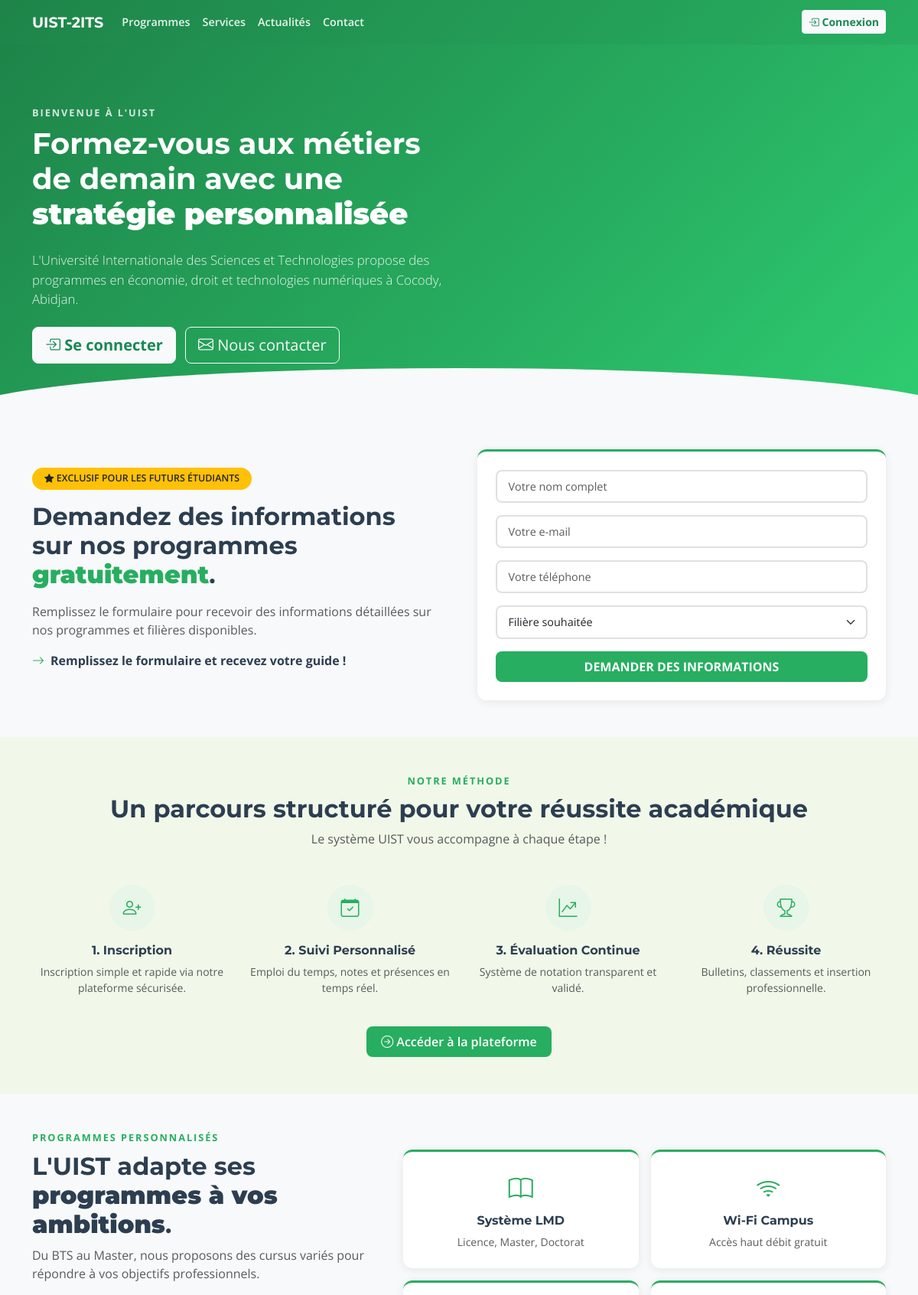
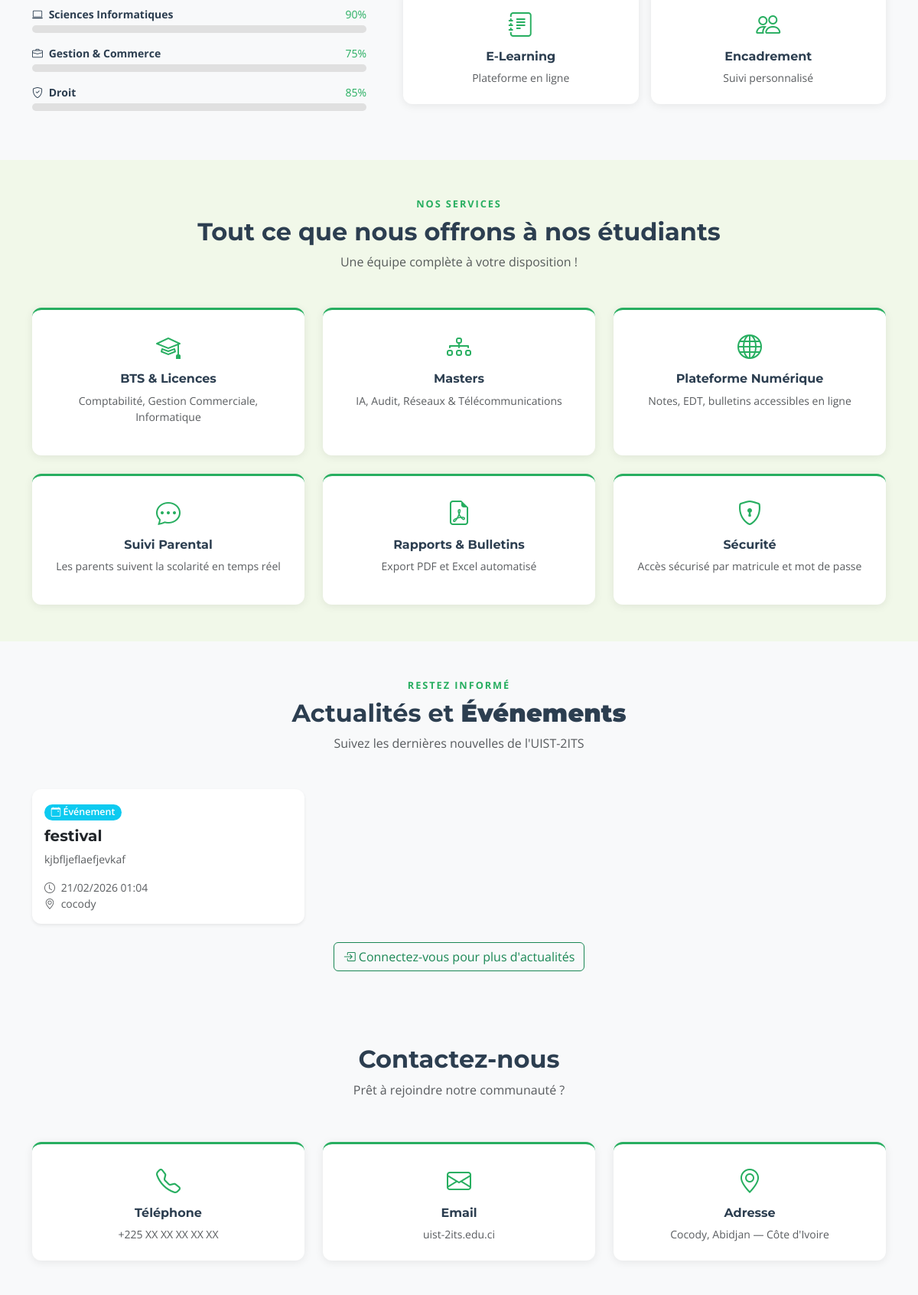
The page / (upper part) on the database its author committed (2 pictures, top to bottom).
### communication/models.py (models this page shows, shortened)
class Evenement(models.Model):
    TYPE_CHOICES = [
        ("EVENEMENT", "Événement"),
        ("VIDEO", "Vidéo"),
        ("ANNONCE", "Annonce"),
        ("ACTUALITE", "Actualité"),
        ("ALERTE", "Alerte"),
    ]
    titre = models.CharField("Titre", max_length=200)
    description = models.TextField("Description")
    type_evenement = models.CharField(
        "Type", max_length=20, choices=TYPE_CHOICES, default="EVENEMENT"
    )
    url_video = models.URLField("URL Vidéo (YouTube, Vimeo...)", blank=True, default="")
    date_evenement = models.DateTimeField("Date de l'événement", blank=True, null=True)
    lieu = models.CharField("Lieu", max_length=200, blank=True, default="")
    image = models.ImageField(
        "Image de couverture", upload_to="evenements/", blank=True, null=True
    )
    est_publie = models.BooleanField("Publié", default=False)
    est_urgent = models.BooleanField("Urgent", default=False)
    auteur = models.ForeignKey(
        settings.AUTH_USER_MODEL,
        on_delete=models.SET_NULL,
        null=True,
        related_name="evenements_crees",
    )
    date_creation = models.DateTimeField(auto_now_add=True)
    date_modification = models.DateTimeField(auto_now=True)
    class Meta:
        db_table = "evenements"
        verbose_name = "Événement"
        verbose_name_plural = "Événements"
        ordering = ["-date_creation"]

### accounts/views.py (the view)
# urls.py: path("", views.landing_page, name="landing"),
def landing_page(request):
    if request.user.is_authenticated:
        return redirect(_redirection_role(request.user.role))
    return render(request, "landing.html")

### templates/landing.html (shortened to what this page needs)
{% load static communication_extras %}
<!DOCTYPE html>
<html lang="fr">
<head>
    <link href="https://cdn.jsdelivr.net/npm/bootstrap@5.3.2/dist/css/bootstrap.min.css" rel="stylesheet">
    <link rel="stylesheet" href="https://cdn.jsdelivr.net/npm/bootstrap-icons@1.11.1/font/bootstrap-icons.css">
    <link rel="stylesheet" href="{% static 'css/style.css' %}">
</head>
<body>
    <nav class="navbar navbar-expand-lg navbar-dark navbar-uist">
        <div class="container">
            <a class="navbar-brand d-flex align-items-center" href="/">
                <span>UIST-2ITS</span>
            </a>
            <div class="collapse navbar-collapse" id="navLanding">
                <ul class="navbar-nav me-auto mb-2 mb-lg-0">
                    <li class="nav-item"><a class="nav-link" href="#programmes">Programmes</a></li>
                    <li class="nav-item"><a class="nav-link" href="#services">Services</a></li>
                    <li class="nav-item"><a class="nav-link" href="#actualites">Actualités</a></li>
                    <li class="nav-item"><a class="nav-link" href="#contact">Contact</a></li>
                </ul>
                <a href="{% url 'accounts:login' %}" class="btn btn-light btn-sm fw-bold text-success">
                    <i class="bi bi-box-arrow-in-right"></i> Connexion
                </a>
            </div>
        </div>
    </nav>
    <section class="hero-section">
        <div class="container">
            <div class="row align-items-center">
                <div class="col-lg-6 mb-4 mb-lg-0">
                    <p class="section-titre" style="color:rgba(255,255,255,0.8);">BIENVENUE À L'UIST</p>
                    <h1 class="mb-4">Formez-vous aux métiers<br>de demain avec une<br><strong>stratégie personnalisée</strong></h1>
                    <p class="lead mb-4">
                        L'Université Internationale des Sciences et Technologies propose des programmes en économie, droit et technologies numériques à Cocody, Abidjan.
                    </p>
                    <a href="{% url 'accounts:login' %}" class="btn btn-light btn-lg fw-bold text-success me-2">
                        <i class="bi bi-box-arrow-in-right"></i> Se connecter
                    </a>
                    <a href="#contact" class="btn btn-outline-light btn-lg">
                        <i class="bi bi-envelope"></i> Nous contacter
                    </a>
                </div>
            </div>
        </div>
    </section>
    <section class="py-5">
        <div class="container">
            <div class="row align-items-center g-5">
                <div class="col-lg-6">
                    <span class="badge bg-warning text-dark mb-3 px-3 py-2">
                        <i class="bi bi-star-fill"></i> EXCLUSIF POUR LES FUTURS ÉTUDIANTS
                    </span>
                    <h2 class="mb-3">Demandez des informations sur nos programmes <strong class="text-vert">gratuitement</strong>.</h2>
                    <p class="text-muted mb-3">
                        Remplissez le formulaire pour recevoir des informations détaillées sur nos programmes et filières disponibles.
                    </p>
                    <p class="fw-bold"><i class="bi bi-arrow-right text-vert me-2"></i>Remplissez le formulaire et recevez votre guide !</p>
                </div>
                <div class="col-lg-6">
                    <div class="card p-4" style="border-top:3px solid var(--vert-primaire);">
                        <form>
                            <div class="mb-3">
                                <input type="text" class="form-control" placeholder="Votre nom complet">
                            </div>
                            <div class="mb-3">
                                <input type="email" class="form-control" placeholder="Votre e-mail">
                            </div>
                            <div class="mb-3">
                                <input type="tel" class="form-control" placeholder="Votre téléphone">
                            </div>
                            <div class="mb-3">
                                <select class="form-select">
                                    <option>Filière souhaitée</option>
                                </select>
                            </div>
                            <button type="button" class="btn btn-vert w-100 py-2 text-uppercase fw-bold">
                                Demander des informations
                            </button>
                        </form>
                    </div>
                </div>
            </div>
        </div>
    </section>
    <section class="py-5 section-bg">
        <div class="container text-center">
            <p class="section-titre">NOTRE MÉTHODE</p>
            <h2 class="mb-2">Un parcours structuré pour votre réussite académique</h2>
            <p class="text-muted mb-5">Le système UIST vous accompagne à chaque étape !</p>
            <div class="row g-4">
                <div class="col-md-3">
                    <div class="feature-icon"><i class="bi bi-person-plus"></i></div>
                    <h6 class="fw-bold">1. Inscription</h6>
                    <p class="text-muted small">Inscription simple et rapide via notre plateforme sécurisée.</p>
                </div>
                <div class="col-md-3">
                    <div class="feature-icon"><i class="bi bi-calendar-check"></i></div>
                    <h6 class="fw-bold">2. Suivi Personnalisé</h6>
                    <p class="text-muted small">Emploi du temps, notes et présences en temps réel.</p>
                </div>
                <div class="col-md-3">
                    <div class="feature-icon"><i class="bi bi-graph-up-arrow"></i></div>
                    <h6 class="fw-bold">3. Évaluation Continue</h6>
                    <p class="text-muted small">Système de notation transparent et validé.</p>
                </div>
                <div class="col-md-3">
                    <div class="feature-icon"><i class="bi bi-trophy"></i></div>
                    <h6 class="fw-bold">4. Réussite</h6>
                    <p class="text-muted small">Bulletins, classements et insertion professionnelle.</p>
                </div>
            </div>
            <a href="{% url 'accounts:login' %}" class="btn btn-vert mt-4">
                <i class="bi bi-arrow-right-circle"></i> Accéder à la plateforme
            </a>
        </div>
    </section>
    <section id="programmes" class="py-5">
        <div class="container">
            <div class="row g-5 align-items-center">
                <div class="col-lg-5">
                    <p class="section-titre">PROGRAMMES PERSONNALISÉS</p>
                    <h2>L'UIST adapte ses <strong>programmes à vos ambitions</strong>.</h2>
                    <p class="text-muted mb-4">
                        Du BTS au Master, nous proposons des cursus variés pour répondre à vos objectifs professionnels.
                    </p>
                    <div class="mb-3">
                        <div class="d-flex justify-content-between mb-1">
                            <span class="fw-bold small"><i class="bi bi-laptop me-1"></i> Sciences Informatiques</span>
                            <span class="small text-vert">90%</span>
                        </div>
                        <div class="progress-vert"><div class="progress-bar" style="width:90%"></div></div>
                    </div>
                    <div class="mb-3">
                        <div class="d-flex justify-content-between mb-1">
                            <span class="fw-bold small"><i class="bi bi-briefcase me-1"></i> Gestion & Commerce</span>
                            <span class="small text-vert">75%</span>
                        </div>
                        <div class="progress-vert"><div class="progress-bar" style="width:75%"></div></div>
                    </div>
                    <div class="mb-3">
                        <div class="d-flex justify-content-between mb-1">
                            <span class="fw-bold small"><i class="bi bi-shield-check me-1"></i> Droit</span>
                            <span class="small text-vert">85%</span>
                        </div>
                        <div class="progress-vert"><div class="progress-bar" style="width:85%"></div></div>
                    </div>
                </div>
                <div class="col-lg-7">
                    <div class="row g-3">
                        <div class="col-6"><div class="card service-card"><i class="bi bi-book mb-2"></i><h6>Système LMD</h6><p class="small text-muted mb-0">Licence, Master, Doctorat</p></div></div>
                        <div class="col-6"><div class="card service-card"><i class="bi bi-wifi mb-2"></i><h6>Wi-Fi Campus</h6><p class="small text-muted mb-0">Accès haut débit gratuit</p></div></div>
                        <div class="col-6"><div class="card service-card"><i class="bi bi-journal-text mb-2"></i><h6>E-Learning</h6><p class="small text-muted mb-0">Plateforme en ligne</p></div></div>
                        <div class="col-6"><div class="card service-card"><i class="bi bi-people mb-2"></i><h6>Encadrement</h6><p class="small text-muted mb-0">Suivi personnalisé</p></div></div>
                    </div>
                </div>
            </div>
        </div>
    </section>
    <section id="services" class="py-5 section-bg">
        <div class="container text-center">
            <p class="section-titre">NOS SERVICES</p>
            <h2 class="mb-2">Tout ce que nous offrons à nos étudiants</h2>
            <p class="text-muted mb-5">Une équipe complète à votre disposition !</p>
            <div class="row g-4">
                <div class="col-md-4">
                    <div class="card service-card h-100"><i class="bi bi-mortarboard mb-2"></i><h6 class="fw-bold">BTS & Licences</h6><p class="small text-muted">Comptabilité, Gestion Commerciale, Informatique</p></div>
                </div>
                <div class="col-md-4">
                    <div class="card service-card h-100"><i class="bi bi-diagram-3 mb-2"></i><h6 class="fw-bold">Masters</h6><p class="small text-muted">IA, Audit, Réseaux & Télécommunications</p></div>
                </div>
                <div class="col-md-4">
                    <div class="card service-card h-100"><i class="bi bi-globe mb-2"></i><h6 class="fw-bold">Plateforme Numérique</h6><p class="small text-muted">Notes, EDT, bulletins accessibles en ligne</p></div>
                </div>
                <div class="col-md-4">
                    <div class="card service-card h-100"><i class="bi bi-chat-dots mb-2"></i><h6 class="fw-bold">Suivi Parental</h6><p class="small text-muted">Les parents suivent la scolarité en temps réel</p></div>
                </div>
                <div class="col-md-4">
                    <div class="card service-card h-100"><i class="bi bi-file-earmark-pdf mb-2"></i><h6 class="fw-bold">Rapports & Bulletins</h6><p class="small text-muted">Export PDF et Excel automatisé</p></div>
                </div>
                <div class="col-md-4">
                    <div class="card service-card h-100"><i class="bi bi-shield-lock mb-2"></i><h6 class="fw-bold">Sécurité</h6><p class="small text-muted">Accès sécurisé par matricule et mot de passe</p></div>
                </div>
            </div>
        </div>
    </section>
    <section id="actualites" class="py-5">
        <div class="container">
            <div class="text-center mb-5">
                <p class="section-titre">RESTEZ INFORMÉ</p>
                <h2 class="mb-2">Actualités et <strong>Événements</strong></h2>
                <p class="text-muted">Suivez les dernières nouvelles de l'UIST-2ITS</p>
            </div>
            <div class="row g-4">
                {% get_published_evenements as evenements %}
                {% if evenements %}
                {% for evenement in evenements %}
                <div class="col-md-6 col-lg-4">
                    <div class="card h-100 event-card border-0 shadow-sm">
                        <div class="card-body">
                            <span class="badge bg-{% if evenement.type_evenement == 'VIDEO' %}danger{% elif evenement.type_evenement == 'ANNONCE' %}warning{% else %}info{% endif %} mb-2">
                                {% if evenement.type_evenement == 'VIDEO' %}<i class="bi bi-play-circle"></i>{% elif evenement.type_evenement == 'ANNONCE' %}<i class="bi bi-megaphone"></i>{% else %}<i class="bi bi-calendar-event"></i>{% endif %}
                                {{ evenement.get_type_evenement_display }}
                            </span>
                            <h5 class="card-title fw-bold">{{ evenement.titre }}</h5>
                            <p class="card-text text-muted small">{{ evenement.description|truncatewords:20 }}</p>
                            {% if evenement.date_evenement %}
                            <p class="small text-muted mb-0">
                                <i class="bi bi-clock me-1"></i> {{ evenement.date_evenement|date:"d/m/Y H:i" }}
                            </p>
                            {% endif %}
                            {% if evenement.lieu %}
                            <p class="small text-muted mb-0">
                                <i class="bi bi-geo-alt me-1"></i> {{ evenement.lieu }}
                            </p>
                            {% endif %}
                        </div>
                    </div>
                </div>
                {% endfor %}
                {% endif %}
            </div>
            <div class="text-center mt-4">
                <a href="{% url 'accounts:login' %}" class="btn btn-outline-success">
                    <i class="bi bi-box-arrow-in-right"></i> Connectez-vous pour plus d'actualités
                </a>
            </div>
        </div>
    </section>
    <section id="contact" class="py-5">
        <div class="container">
            <div class="row g-4 text-center">
                <div class="col-12 mb-3">
                    <h2>Contactez-nous</h2>
                    <p class="text-muted">Prêt à rejoindre notre communauté ?</p>
                </div>
                <div class="col-md-4">
                    <div class="card service-card h-100"><i class="bi bi-telephone mb-2"></i><h6>Téléphone</h6><p class="small text-muted mb-0">+225 XX XX XX XX XX</p></div>
                </div>
                <div class="col-md-4">
                    <div class="card service-card h-100"><i class="bi bi-envelope mb-2"></i><h6>Email</h6><p class="small text-muted mb-0">uist-2its.edu.ci</p></div>
                </div>
                <div class="col-md-4">
                    <div class="card service-card h-100"><i class="bi bi-geo-alt mb-2"></i><h6>Adresse</h6><p class="small text-muted mb-0">Cocody, Abidjan — Côte d'Ivoire</p></div>
                </div>
            </div>
        </div>
    </section>
</body>
</html>

### rows shown on the page
Evenement: type_evenement "Événement", titre "festival", description "kjbfljeflaefjevkaf", date_evenement "21/02/2026 01:04", lieu "cocody"
